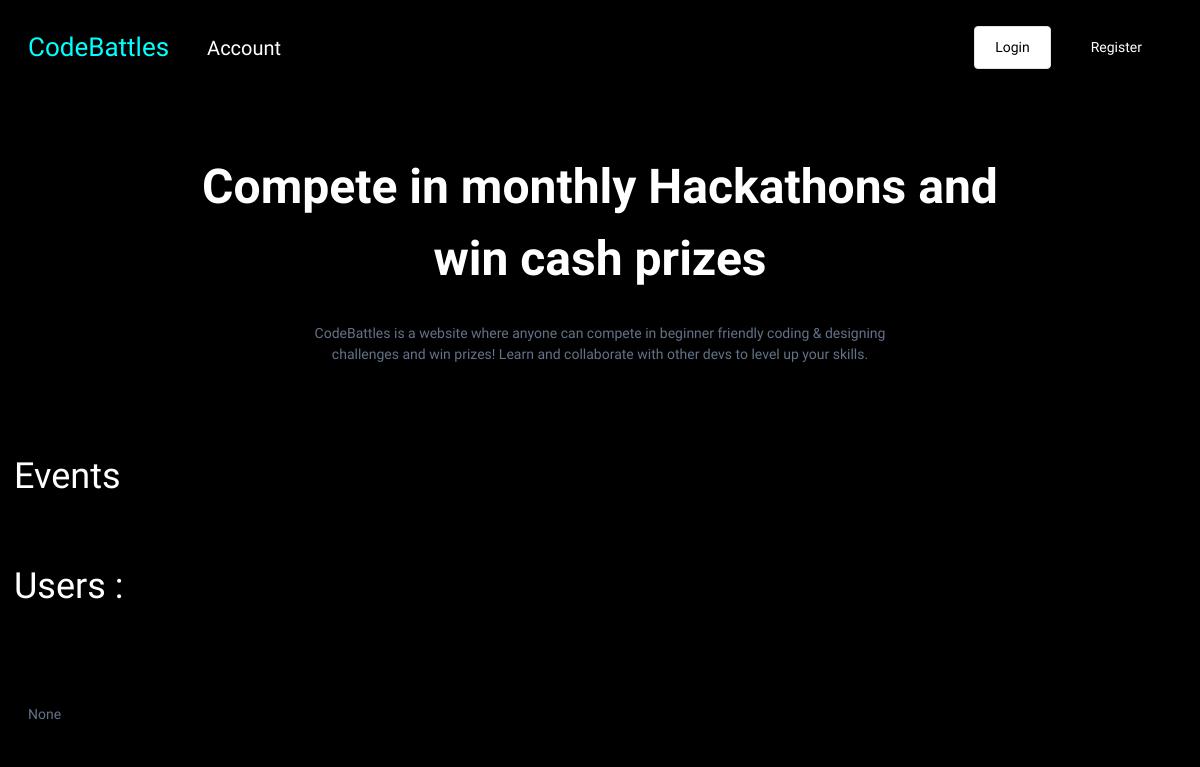
/, run on an earlier commit of the app's database.
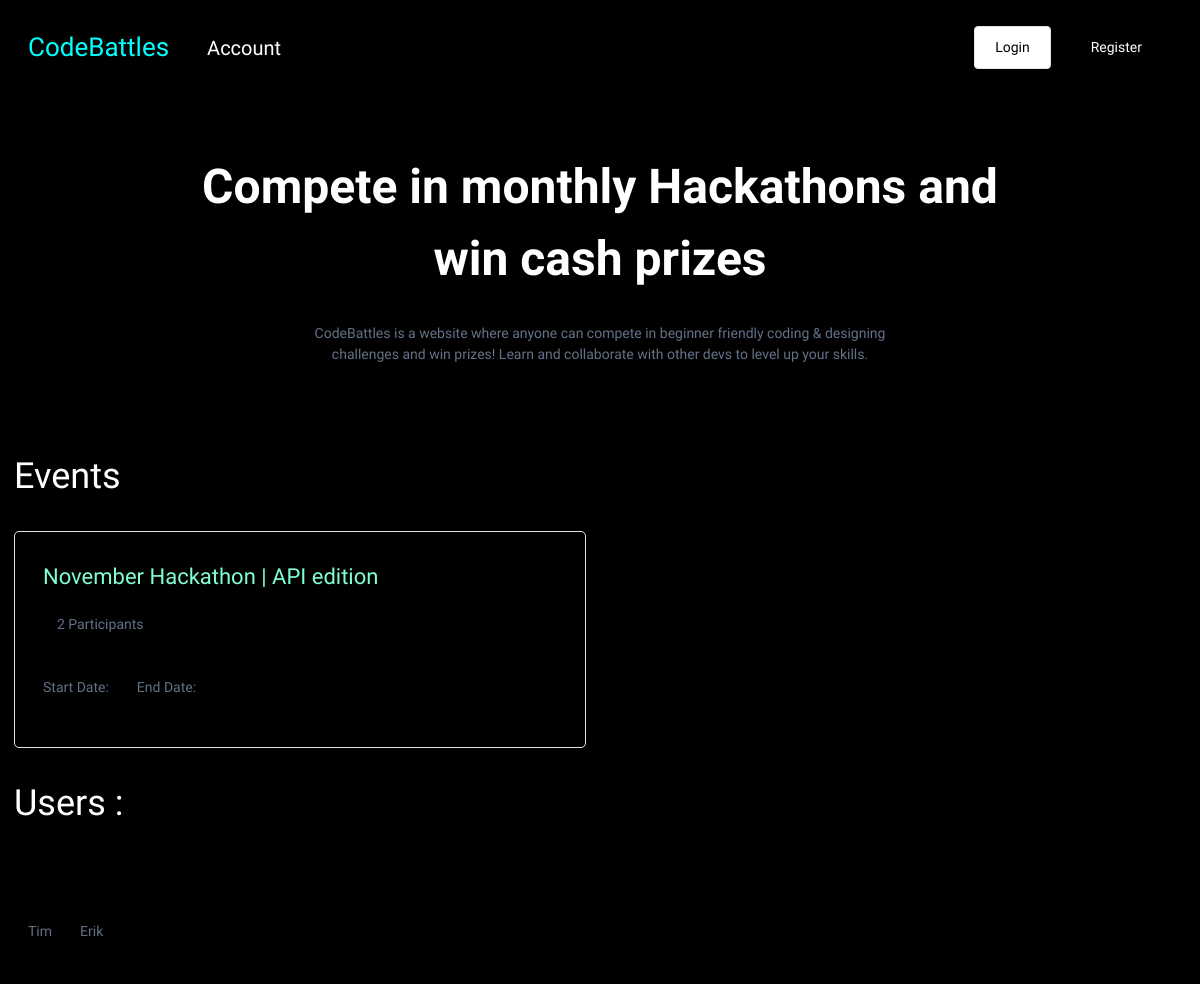
And on a later commit of the database.
### base/models.py (models this page shows, shortened)
class User(AbstractUser):
    name = models.CharField(max_length=100, null=True)
    email = models.EmailField(unique=True, null=True)
    bio = models.TextField(null=True, blank=True)
    hackathon_participant = models.BooleanField(default=True, null=True)
    avatar =  ResizedImageField(size=[300,300], default='avatar.png')
    USERNAME_FIELD = 'email'
    REQUIRED_FIELDS = ['username']

class Event(models.Model):
    name = models.CharField(max_length=200)
    description = models.TextField(null=True, blank=True)
    participants = models.ManyToManyField(User, blank=True, related_name='events')
    date = models.DateTimeField()
    start_date = models.DateTimeField(null=True)
    end_date = models.DateTimeField(null=True)
    registration_deadline = models.DateTimeField(null=True)
    updated = models.DateTimeField(auto_now=True)
    created = models.DateTimeField(auto_now_add=True)

### base/views.py (the view)
# urls.py: path('', views.home_page, name="home"),
def home_page(request):
    users = User.objects.filter(hackathon_participant=True)
    events = Event.objects.all()
    context = {'users': users,'events':events}
    return render(request, 'home.html',context)

### templates/home.html (shortened to what this page needs)
{% extends 'main.html' %}
{% block content %}
    <div class="section" id="home__hero">
        <div id="hero__content">
            <h3 id="intro--headline">Compete in monthly Hackathons and win cash prizes</h3>
            <p id="intro--subheadline">CodeBattles is a website where anyone can compete in beginner friendly coding & designing challenges and win prizes! Learn and collaborate with other devs to level up your skills.</p>
        </div>
    </div>
<div>
    <div>
        <h3>Events</h3>
    </div>
    <div class="events--lists section">
        {% for event in events %}
            <a href="{% url 'event' event.id %}">
                <div class="event__wrapper">
                    <h5 class="event__preview--title">{{event.name}}</h5>
                    <div class="event__preview__details">
                        <p>{{event.participants.all.count}} Participants</p>
                    </div>
                    <div class="event__preview__details__bottom">
                        <div>
                            <p>Start Date:</p>
                        </div>
                        <div>
                            <p>End Date:</p>
                        </div>
                    </div>
                </div>
            </a>
        {% endfor %}
    </div>
</div>
<section>
    <h3>Users : {{count}}</h3>
    <div class="users--lists section">
        {% for user in users %}
            <a href="{% url 'profile' user.id%}">
                <div class="wrapper--user">
                    <p>{{user.name}}</p>
                </div>
            </a>
        {% endfor %}
    </div>
</section>
{% endblock %}

What changed in the data, as far as the page shows it:
no longer on this page (row edited): User: name "None"
added Event: name "November Hackathon | API edition", participants.all.count "2"
added User: name "Tim"
added User: name "Erik"
